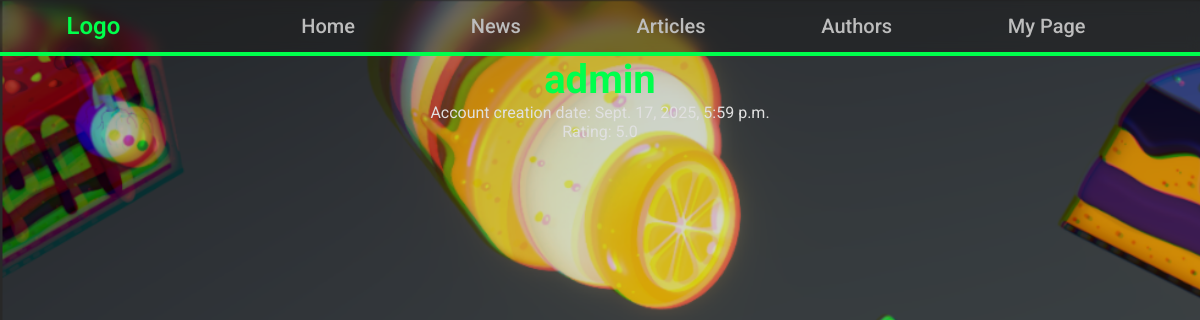
Screenshot of /main/authors/1 with the database file from the repository.
### newsportal/models.py (models this page shows, shortened)
class RatingSystem(models.Model):
    rating = models.FloatField(default=0)
    likes = models.IntegerField(default=0)
    dislikes = models.IntegerField(default=0)
    class Meta:
        abstract = True

class Author(RatingSystem, models.Model):
    user = models.OneToOneField(User, on_delete=models.CASCADE)
    Author_Account_creation_date = models.DateTimeField(auto_now=True)

### newsportal/views.py (the view)
# urls.py: path('authors/<int:pk>', Author_Detail.as_view()),
class Author_Detail(DetailView):
    model = Author
    template_name = "newsportal/Author/Author_Details.html"
    context_object_name = 'author'

### templates/newsportal/Author/Author_Details.html (shortened to what this page needs)
{% extends "default.html" %}
{% block Main%}
<h1 class="Text-Align-Center">
    {{author.user.username}}
</h1>
<h2 class="Text-Align-Center">
    Account creation date: {{author.Author_Account_creation_date}}
</h2>
<h2 class="Text-Align-Center">
    Rating: {{author.rating}}
</h2>
{% endblock Main%}

### static/style.css (style rules this page uses)
:root { --primary-color: #00ff4c; --primary-color-dark: #00e66f; --background-color: #1212128c; --surface-color: rgba(28, 28, 28, 0.5); --surface-color-less-transparent: rgba(44, 44, 44, 0.7); --text-primary: #E0E0E0; --text-secondary: #BDBDBD; --error-color: #E74C3C; }
* { font-size: 2vh; font-weight: 400; font-family: 'Roboto', sans-serif; color: var(--text-primary); box-sizing: border-box; }
html { height: 100%; }
body { background: url(BG.png) repeat; background-size: calc(3440px * 1.1) calc(1440px * 1.1); padding: 0; margin: 0; animation: BGAnim 150s ease-in-out infinite; }
h1, h2, h3 { margin: 0; padding: 0; }
h1 { color: var(--primary-color); font-weight: 700; font-size: 5vh; }
.Text-Align-Center { text-align: center; }

### rows the page displays
Author: user.username "admin", Author_Account_creation_date "Sept. 17, 2025, 5:59 p.m.", rating "5.0"
